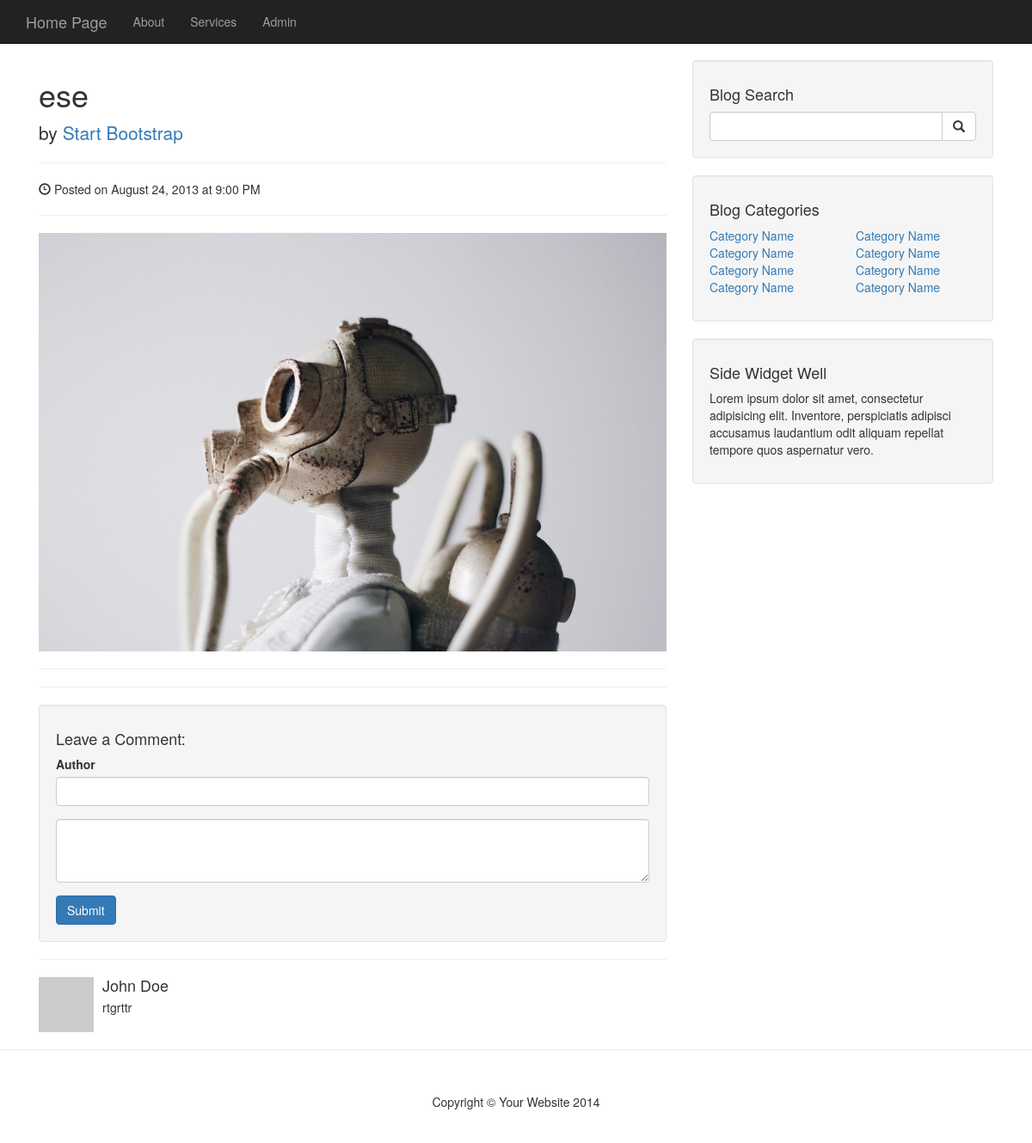
The page /photo.php?id=19 on the database its author committed.
### tables this page shows
CREATE TABLE `photos` (
  `id` int(11) NOT NULL,
  `title` varchar(255) NOT NULL,
  `caption` varchar(255) NOT NULL,
  `description` text NOT NULL,
  `filename` varchar(255) NOT NULL,
  `alternate_text` varchar(255) NOT NULL,
  `type` varchar(255) NOT NULL,
  `size` int(11) NOT NULL
);

CREATE TABLE `comments` (
  `id` int(11) NOT NULL,
  `photo_id` int(11) NOT NULL,
  `author` varchar(255) NOT NULL,
  `body` text NOT NULL
);

### admin/includes/database.php (called while the page is built, shortened)
<?php
class Database
{
    public $connection;
    public function open_db_connection()
    {
        $this->connection = new mysqli(DB_Host, DB_USER, DB_PASS, DB_NAME);
    }
    public function query($sql)
    {
        $result = $this->connection->query($sql);
        return $result;
    }
    public function escape_string($string)
    {
        $escaped_string = $this->connection->real_escape_string($string);
        return $escaped_string;
    }
}
$database = new Database();

### admin/includes/db_object.php (called while the page is built, shortened)
<?php
class Db_object
{
    public static function find_by_id($id)
    {
        $the_result_array = static::find_by_query("SELECT * FROM " . static::$db_table . " WHERE id=$id LIMIT 1");
        return !empty($the_result_array) ? array_shift($the_result_array) : false;
    }
    public static function find_by_query($sql)
    {
        global $database;
        $result_set = $database->query($sql);
        $the_object_array = array();
        while ($row = mysqli_fetch_array($result_set)) {
            $the_object_array[] = static::instantation($row);
        }
        return $the_object_array;
    }
    public static function instantation($the_record)
    {
        $the_object = new $calling_class;
        foreach ($the_record as $the_attribute => $value) {
            if ($the_object->has_the_attribute($the_attribute)) {
                $the_object->$the_attribute = $value;
            }
        }
        return $the_object;
    }
    private function has_the_attribute($the_attribute)
    {
        $object_properties =  get_object_vars($this);
        return array_key_exists($the_attribute, $object_properties);
    }
}

### admin/includes/photo.php (called while the page is built, shortened)
<?php
class Photo extends Db_object
{
    public $filename;
    public $upload_directory = "images";
    public function picture_path()
    {
        return $this->upload_directory . DS . $this->filename;
    }
}

### admin/includes/comment.php (called while the page is built, shortened)
<?php
class Comment extends Db_object
{
    protected static $db_table = "comments";
    public static function find_the_comments($photo_id = 0)
    {
        global $database;
        $sql  = "SELECT * FROM " . self::$db_table;
        $sql .= " WHERE photo_id = " . $database->escape_string($photo_id);
        $sql .= " ORDER BY photo_id ASC";
        return self::find_by_query($sql);
    }
}

### photo.php (the view, shortened to what this page needs)
<?php
include("includes/header.php");
$photo = Photo::find_by_id($_GET['id']);
$comments = Comment::find_the_comments($photo->id);
?>
<div class="col-lg-8">
    <h1><?php echo $photo->title; ?></h1>
    <p class="lead">
        by <a href="#">Start Bootstrap</a>
    </p>
    <hr>
    <p><span class="glyphicon glyphicon-time"></span> Posted on August 24, 2013 at 9:00 PM</p>
    <hr>
    <img class="img-responsive" src="admin/<?php echo $photo->picture_path(); ?>" alt="">
    <hr>
    <hr>
    <div class="well">
        <h4>Leave a Comment:</h4>
        <form role="form" method="post">
            <div class="form-group">
                <label for="author">Author</label>
                <input type="text" name="author" class="form-control">
            </div>
            <div class="form-group">
                <textarea name="body" class="form-control" rows="3"></textarea>
            </div>
            <button type="submit" name="submit" class="btn btn-primary">Submit</button>
        </form>
    </div>
    <hr>
    <?php foreach ($comments as $comment) : ?>
        <div class="media">
            <a class="pull-left" href="#">
                <img class="media-object" src="http://placehold.it/64x64" alt="">
            </a>
            <div class="media-body">
                <h4 class="media-heading">
                    <?php echo $comment->author; ?>
                </h4>
                <?php echo $comment->body; ?>
            </div>
        </div>
    <?php endforeach ?>
</div>
<div class="col-md-4">
    <?php include("includes/sidebar.php"); ?>
</div>
<?php include("includes/footer.php"); ?>

### css/blog-home.css (style rules this page uses)
body { padding-top: 70px; }

### rows shown on the page
photos: title "ese", filename (picture)
comments: author "John Doe", body "rtgrttr"
